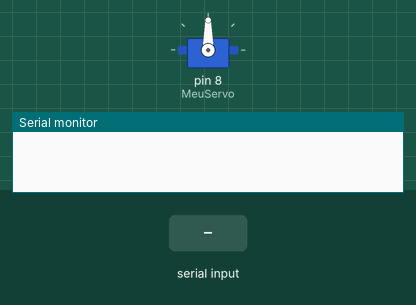
Simulated run of this sketch. Board: Arduino Uno, built with avr-gcc and run on an emulated ATmega328P. On the bench: servo, the last lines printed to the serial monitor. Inputs (shaded band) come from the test bench.

Above: at 1.2 s.
1.3 s: "30,150\n" received over Serial
At 2.9 s:
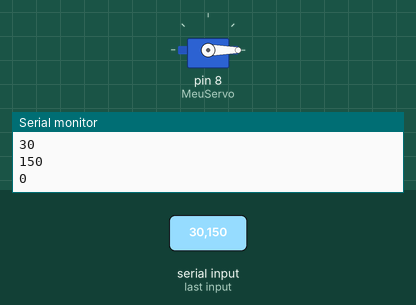
3.8 s: "90,45\n" received over Serial
At 4.1 s:
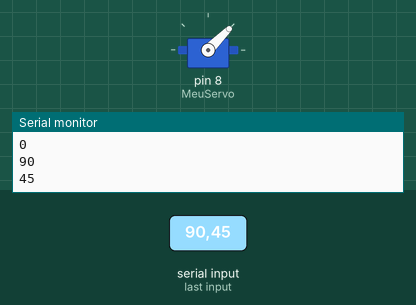
6.3 s: "200\n" received over Serial
At 7.1 s:
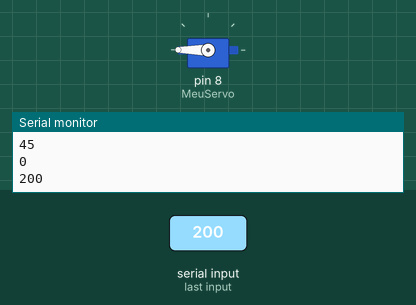
Timing chart, 0 to 9.3 s (numbered marks = the images above; inputs shaded):
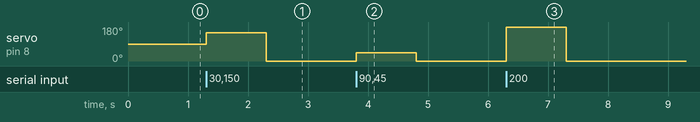

The sketch:

aula3_servomotor_ex2.ino
```cpp
#include <Servo.h>
Servo MeuServo; // Cria um objeto Servo
void setup()
{
  Serial.begin(9600);
  MeuServo.attach(8); // Servo no pino 8
}
void loop()
{ int angulo;
  if (Serial.available() > 0)
{
  angulo = Serial.parseInt(); // Lê o valor inserido

  //angulo = map(angulo, 0, 1023, 0, 180); // Mudança de Escala
  MeuServo.write(angulo); // Escreve o ângulo para o servomotor
  //delay(20); // Espera de 20ms para que o servomotor atinja a posição
  Serial.println(angulo);
}
}
```

Measured:
- after the input at 1.3 s, servo on pin 8 (MeuServo): 90° → 150° at once, → 0° 1.0 s later
- after the input at 3.8 s, servo on pin 8 (MeuServo): 0° → 45° at once, → 0° 1.0 s later
- after the input at 6.3 s, servo on pin 8 (MeuServo): 0° → 180° at once, → 0° 1.0 s later
